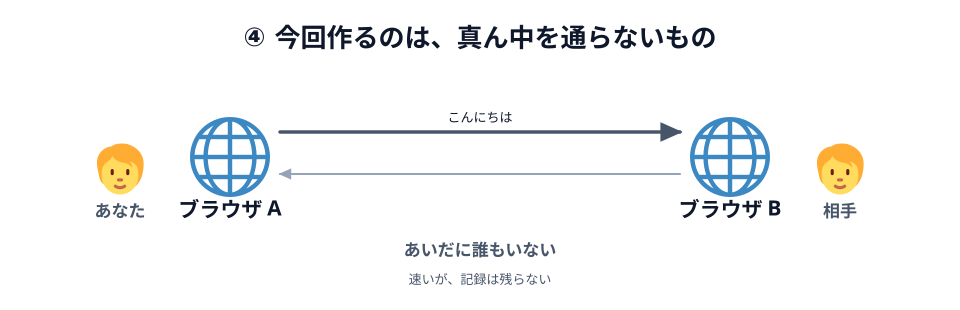

Write the Python code that produced this figure.
# 05-p2p.svg
# スキーマ: LINK（直接つながる）+ 不在（真ん中に誰もいない）
# 両端に人を置き、人と人が直接つながっていることを見せる

import sys
sys.path.insert(0, "/Users/seekseep/.claude/skills/genfig")
from genfig import Canvas, PALETTE

c = Canvas(960, 310)

c.text(480, 46, "今回作るのは、真ん中を通らないもの", scale="xl")

c.emoji("1f9d1", 92, 141, 56)
c.text(120, 217, "あなた", scale="label")
c.node(230, 165, "ブラウザ A", emoji_cp="1f310")

c.node(730, 165, "ブラウザ B", emoji_cp="1f310")
c.emoji("1f9d1", 812, 141, 56)
c.text(840, 217, "相手", scale="label")

c.connector(280, 132, 680, 132, label="こんにちは", label_scale="sm")
c.connector(680, 174, 280, 174, primary=False)

c.text(480, 256, "あいだに誰もいない", scale="md")
c.text(480, 284, "速いが、記録は残らない", scale="sm")

c.save("05-p2p.svg")
